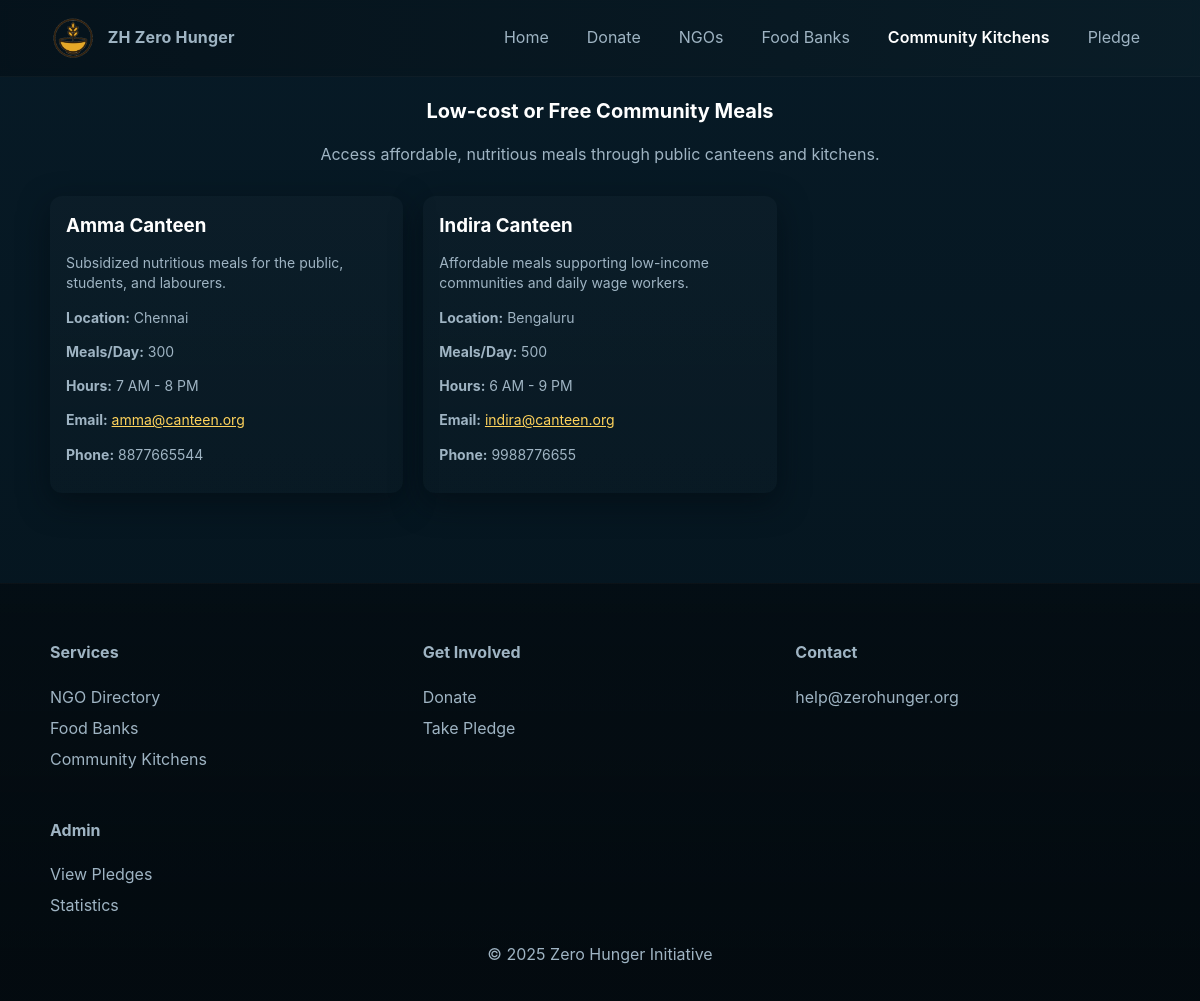
The app's page /community with its own data.
### tables this page shows
CREATE TABLE community_kitchens (
        id INTEGER PRIMARY KEY AUTOINCREMENT,
        name TEXT NOT NULL UNIQUE,
        description TEXT,
        location TEXT,
        meals_per_day INTEGER,
        contact_email TEXT,
        phone TEXT,
        operating_hours TEXT,
        created_at TIMESTAMP DEFAULT CURRENT_TIMESTAMP
    );

### app.py (the view)
@app.route("/community")
def community():
    conn = get_db()
    c = conn.cursor()
    c.execute("SELECT * FROM community_kitchens ORDER BY name")
    kitchens = c.fetchall()
    close_db(conn)
    return render_template("home/community.html", kitchens=kitchens)

### database.py (called while the page is built)
def get_db():
    conn = sqlite3.connect(DB)
    conn.row_factory = sqlite3.Row
    return conn

### templates/home/community.html (shortened to what this page needs)
{% extends "base.html" %}
{% block content %}
<section class="info">
  <h2 class="section-title">Low-cost or Free Community Meals</h2>
  <p class="section-sub">Access affordable, nutritious meals through public canteens and kitchens.</p>
  <div class="cards">
    {% if kitchens %}
      {% for kitchen in kitchens %}
      <div class="card">
        <div class="card-body">
          <h3>{{ kitchen.name }}</h3>
          <p>{{ kitchen.description }}</p>
          <p><strong>Location:</strong> {{ kitchen.location }}</p>
          {% if kitchen.meals_per_day %}<p><strong>Meals/Day:</strong> {{ kitchen.meals_per_day }}</p>{% endif %}
          {% if kitchen.operating_hours %}<p><strong>Hours:</strong> {{ kitchen.operating_hours }}</p>{% endif %}
          <p><strong>Email:</strong> <a href="mailto:{{ kitchen.contact_email }}" style="color: var(--accent);">{{ kitchen.contact_email }}</a></p>
          {% if kitchen.phone %}<p><strong>Phone:</strong> {{ kitchen.phone }}</p>{% endif %}
        </div>
      </div>
      {% endfor %}
    {% else %}
      <p style="text-align: center; color: var(--muted);">No community kitchens found</p>
    {% endif %}
  </div>
</section>
{% endblock %}

### static/style.css (style rules this page uses)
:root { --bg:#071a26; --panel:#0f3d57; --accent:#ffd35c; --muted:#9fb4c3; --card:#0b2a36; --glass: rgba(255,255,255,0.03); }
* { box-sizing:border-box }
html,body { height:100% }
body { margin:0; font-family: 'Inter', system-ui, -apple-system, "Segoe UI", Roboto, "Helvetica Neue", Arial; background: linear-gradient(180deg,var(--bg), #04121a 120%); color: #e8f3f7; -webkit-font-smoothing:antialiased; -moz-osx-font-smoothing:grayscale; line-height:1.45; }
.info { padding:12px 0 40px }
.section-title { font-size:20px; color:white; text-align:center; margin-top:8px }
.section-sub { color:var(--muted); text-align:center; margin:10px 0 30px; max-width:820px; margin-left:auto; margin-right:auto }
.cards { display:grid; grid-template-columns:repeat(3,1fr); gap:20px; margin-top:10px }
.card { background:linear-gradient(180deg, rgba(255,255,255,0.02), rgba(255,255,255,0.01)); border-radius:12px; overflow:hidden; box-shadow: 0 10px 30px rgba(4,12,18,0.6); transition:transform .22s ease, box-shadow .22s ease }
.card-body { padding:16px }
.card h3 { margin:0 0 8px; color:#fff }
.card p { color:var(--muted); font-size:14px; margin-bottom:12px }

### records on screen
community_kitchens: name "Amma Canteen", description "Subsidized nutritious meals for the public, students, and labourers.", location "Chennai", meals_per_day "300", operating_hours "7 AM - 8 PM", contact_email "amma@canteen.org", phone "8877665544"
community_kitchens: name "Indira Canteen", description "Affordable meals supporting low-income communities and daily wage workers.", location "Bengaluru", meals_per_day "500", operating_hours "6 AM - 9 PM", contact_email "indira@canteen.org", phone "9988776655"
